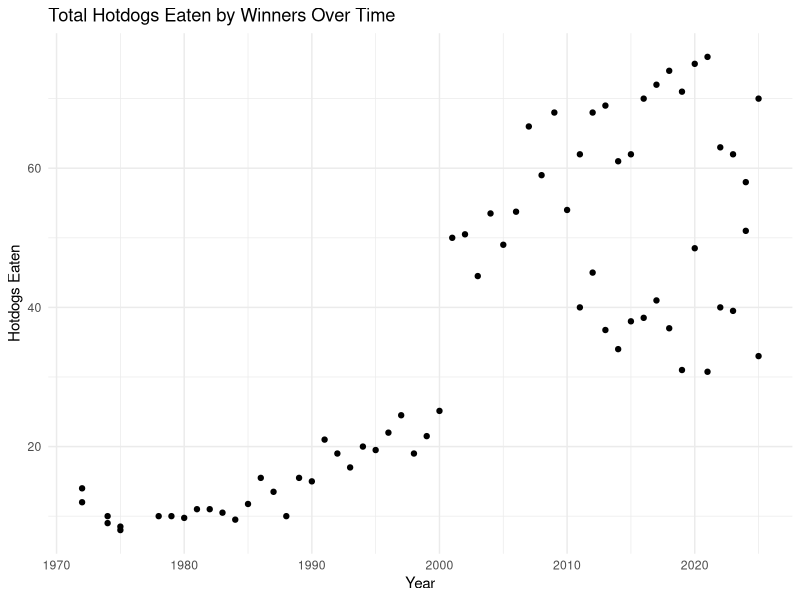
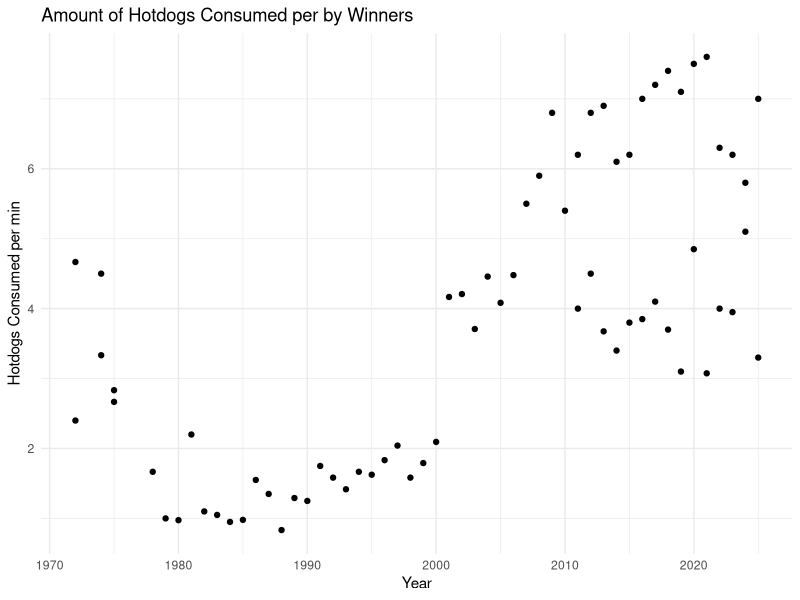

Source code (R) for these figures, in order:
## ---- chunk 1
#| include: false
library(tidyverse)
hotdog_winners <- read_csv("HotdogData.csv")
hotdogs_per_min <- hotdog_winners |> mutate(hotdogs_per_minute = Dogs/Time)
## ---- chunk 2
ggplot(data = hotdog_winners, aes(x = Year, y = Dogs)) +
  geom_point() +
  theme_minimal() +
  labs(y = "Hotdogs Eaten", title = "Total Hotdogs Eaten by Winners Over Time")
## ---- chunk 3
hotdog_winners |>
  filter(Year >= 1999, Year <= 2003)
## ---- chunk 4
ggplot(data = hotdogs_per_min, aes(x = Year, y = hotdogs_per_minute)) +
  geom_point() +
  theme_minimal() +
  labs(y = "Hotdogs Consumed per min", title = "Amount of Hotdogs Consumed per by Winners")
## ---- chunk 5
earliest_five <- hotdogs_per_min |>
  arrange(Year) |>
  slice_head(n = 5)

latest_five <- hotdogs_per_min |>
  arrange(desc(Year)) |>
  slice_head(n = 5)

table <- bind_rows(earliest_five, latest_five) |>
  arrange(Year)

table
## ---- chunk 6
hotdogs_per_min |>
  filter(Year > 1998) |>
  arrange((Year)) |>
  slice_head(n = 5)
